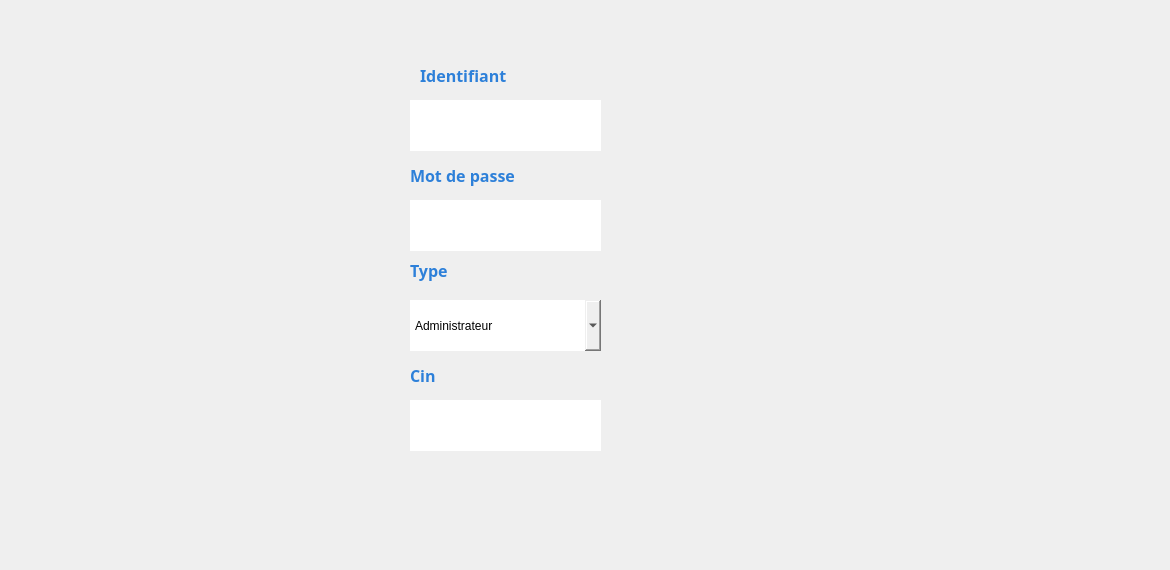
    <widget class="QWidget" name="MAJ_compte">
     <property name="styleSheet">
      <string notr="true">#MAJ_compte {
background-color: transparent;
border-image: url(:background.jpg);
background: none;
border: none;
background-repeat: none;
}
</string>
     </property>
     <widget class="QLabel" name="label_33">
      <property name="geometry">
       <rect>
        <x>410</x>
        <y>360</y>
        <width>141</width>
        <height>31</height>
       </rect>
      </property>
      <property name="font">
       <font>
        <family>Segoe Print</family>
       </font>
      </property>
      <property name="text">
       <string>&lt;html&gt;&lt;head/&gt;&lt;body&gt;&lt;p&gt;&lt;span style=&quot; font-size:12pt; font-weight:600; color:#2d80d9;&quot;&gt;Cin&lt;/span&gt;&lt;/p&gt;&lt;/body&gt;&lt;/html&gt;</string>
      </property>
     </widget>
     <widget class="QLineEdit" name="lineEdit_ID_MAJ_compte">
      <property name="enabled">
       <bool>true</bool>
      </property>
      <property name="geometry">
       <rect>
        <x>410</x>
        <y>100</y>
        <width>191</width>
        <height>51</height>
       </rect>
      </property>
      <property name="autoFillBackground">
       <bool>false</bool>
      </property>
      <property name="styleSheet">
       <string notr="true">#lineEdit_ID_MAJ_compte {
background-color: transparent;
border-image: url(:champs.png);
background: none;
border: none;
background-repeat: none;
}
</string>
      </property>
      <property name="text">
       <string/>
      </property>
      <property name="cursorPosition">
       <number>0</number>
      </property>
      <property name="readOnly">
       <bool>true</bool>
      </property>
     </widget>
     <widget class="QLabel" name="label_35">
      <property name="geometry">
       <rect>
        <x>410</x>
        <y>150</y>
        <width>181</width>
        <height>51</height>
       </rect>
      </property>
      <property name="font">
       <font>
        <family>Segoe Print</family>
       </font>
      </property>
      <property name="text">
       <string>&lt;html&gt;&lt;head/&gt;&lt;body&gt;&lt;p&gt;&lt;span style=&quot; font-size:12pt; font-weight:600; color:#2d80d9;&quot;&gt;Mot de passe&lt;/span&gt;&lt;/p&gt;&lt;/body&gt;&lt;/html&gt;</string>
      </property>
     </widget>
     <widget class="QLabel" name="label_36">
      <property name="geometry">
       <rect>
        <x>410</x>
        <y>250</y>
        <width>91</width>
        <height>41</height>
       </rect>
      </property>
      <property name="font">
       <font>
        <family>Segoe Print</family>
       </font>
      </property>
      <property name="text">
       <string>&lt;html&gt;&lt;head/&gt;&lt;body&gt;&lt;p&gt;&lt;span style=&quot; font-size:12pt; font-weight:600; color:#2d80d9;&quot;&gt;Type&lt;/span&gt;&lt;/p&gt;&lt;/body&gt;&lt;/html&gt;</string>
      </property>
     </widget>
     <widget class="QLineEdit" name="lineEdit_mdp_MAJ_compte">
      <property name="geometry">
       <rect>
        <x>410</x>
        <y>200</y>
        <width>191</width>
        <height>51</height>
       </rect>
      </property>
      <property name="styleSheet">
       <string notr="true">#lineEdit_mdp_MAJ_compte {
background-color: transparent;
border-image: url(:champs.png);
background: none;
border: none;
background-repeat: none;
}
</string>
      </property>
      <property name="text">
       <string/>
      </property>
     </widget>
     <widget class="QComboBox" name="comboBox_Type_MAJ_compte">
      <property name="geometry">
       <rect>
        <x>410</x>
        <y>300</y>
        <width>191</width>
        <height>51</height>
       </rect>
      </property>
      <property name="styleSheet">
       <string notr="true">#comboBox_Type_MAJ_compte{
background-color: transparent;
border-image: url(:champs.png);
background: none;
border: none;
background-repeat: none;
}
</string>
      </property>
      <item>
       <property name="text">
        <string>Administrateur</string>
       </property>
      </item>
      <item>
       <property name="text">
        <string>Moderateur</string>
       </property>
      </item>
     </widget>
     <widget class="QLineEdit" name="lineEdit_cin_MAJ_compte">
      <property name="geometry">
       <rect>
        <x>410</x>
        <y>400</y>
        <width>191</width>
        <height>51</height>
       </rect>
      </property>
      <property name="styleSheet">
       <string notr="true">#lineEdit_cin_MAJ_compte {
background-color: transparent;
border-image: url(:champs.png);
background: none;
border: none;
background-repeat: none;
}
</string>
      </property>
      <property name="text">
       <string/>
      </property>
     </widget>
     <widget class="QPushButton" name="pushButton_Save_compte_MAJ">
      <property name="enabled">
       <bool>true</bool>
      </property>
      <property name="geometry">
       <rect>
        <x>880</x>
        <y>450</y>
        <width>171</width>
        <height>51</height>
       </rect>
      </property>
      <property name="styleSheet">
       <string notr="true">#pushButton_Save_compte_MAJ {
background-color: transparent;
border-image: url(:Enregistrer.png);
background: none;
border: none;
background-repeat: none;
}

</string>
      </property>
      <property name="text">
       <string/>
      </property>
     </widget>
     <widget class="QPushButton" name="pushButton_Annuler_compte_MAJ">
      <property name="geometry">
       <rect>
        <x>880</x>
        <y>510</y>
        <width>171</width>
        <height>51</height>
       </rect>
      </property>
      <property name="styleSheet">
       <string notr="true">#pushButton_Annuler_compte_MAJ {
background-color: transparent;
border-image: url(:Annuler.png);
background: none;
border: none;
background-repeat: none;
}</string>
      </property>
      <property name="text">
       <string/>
      </property>
     </widget>
     <widget class="QPushButton" name="pushButton_Close_compte_MAJ">
      <property name="geometry">
       <rect>
        <x>1130</x>
        <y>10</y>
        <width>31</width>
        <height>31</height>
       </rect>
      </property>
      <property name="styleSheet">
       <string notr="true">#pushButton_Close_compte_MAJ {
background-color: transparent;
border-image: url(:close.png);
background: none;
border: none;
background-repeat: none;
}
</string>
      </property>
      <property name="text">
       <string/>
      </property>
     </widget>
     <widget class="QLabel" name="label_40">
      <property name="geometry">
       <rect>
        <x>420</x>
        <y>60</y>
        <width>181</width>
        <height>31</height>
       </rect>
      </property>
      <property name="font">
       <font>
        <family>Segoe Print</family>
       </font>
      </property>
      <property name="text">
       <string>&lt;html&gt;&lt;head/&gt;&lt;body&gt;&lt;p&gt;&lt;span style=&quot; font-size:12pt; font-weight:600; color:#2d80d9;&quot;&gt;Identifiant&lt;/span&gt;&lt;/p&gt;&lt;/body&gt;&lt;/html&gt;</string>
      </property>
     </widget>
    </widget>
